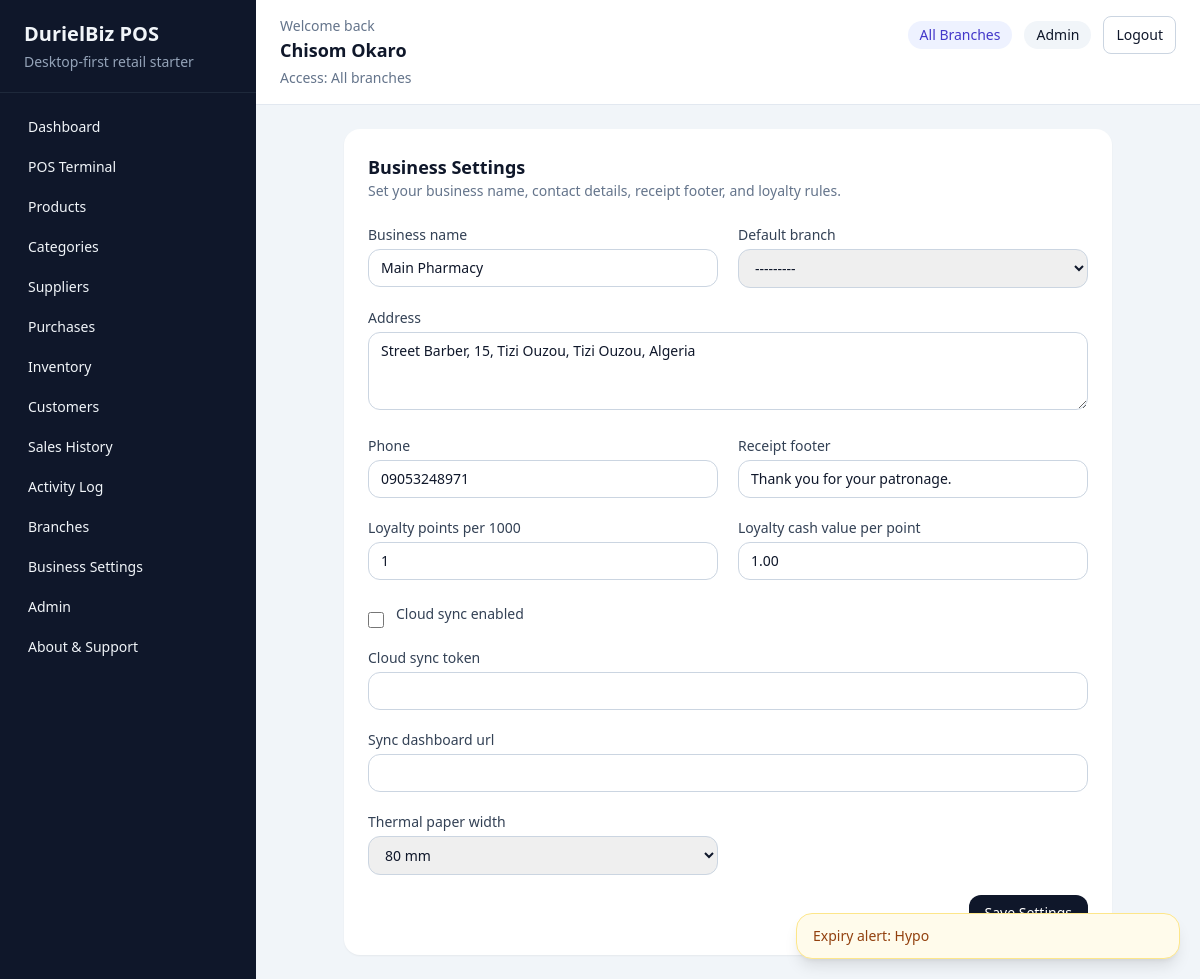
Page /settings/business/ (signed in) on the committed database.
### accounts/models.py (models this page shows, shortened)
class User(AbstractUser):
    class Role(models.TextChoices):
        ADMIN = "admin", "Admin"
        MANAGER = "manager", "Manager"
        CASHIER = "cashier", "Cashier"
        INVENTORY = "inventory", "Inventory Officer"
    role = models.CharField(max_length=20, choices=Role.choices, default=Role.CASHIER)
    phone_number = models.CharField(max_length=20, blank=True)
    branch = models.ForeignKey(
        "reports.Branch",
        on_delete=models.SET_NULL,
        related_name="users",
        null=True,
        blank=True,
    )

### reports/models.py (models this page shows, shortened)
class BusinessSettings(models.Model):
    class ThermalPaperWidth(models.TextChoices):
        MM58 = "58mm", "58 mm"
        MM80 = "80mm", "80 mm"
    business_name = models.CharField(max_length=255, default="DurielBiz POS")
    default_branch = models.ForeignKey(
        Branch,
        on_delete=models.SET_NULL,
        related_name="business_settings",
        blank=True,
        null=True,
    )
    address = models.TextField(blank=True)
    phone = models.CharField(max_length=30, blank=True)
    receipt_footer = models.CharField(max_length=255, blank=True, default="Thank you for your patronage.")
    loyalty_points_per_1000 = models.PositiveIntegerField(default=1)
    loyalty_cash_value_per_point = models.DecimalField(max_digits=8, decimal_places=2, default=Decimal("1.00"))
    cloud_sync_enabled = models.BooleanField(default=False)
    cloud_sync_token = models.CharField(max_length=120, blank=True)
    sync_dashboard_url = models.URLField(blank=True)
    thermal_paper_width = models.CharField(
        max_length=10,
        choices=ThermalPaperWidth.choices,
        default=ThermalPaperWidth.MM80,
    )
    updated_at = models.DateTimeField(auto_now=True)
    class Meta:
        verbose_name_plural = "business settings"
    @classmethod
    def get_solo(cls):
        settings, _ = cls.objects.get_or_create(pk=1)
        return settings

### reports/views.py (the view, shortened to what this page needs)
# urls.py: path("settings/business/", business_settings_view, name="business-settings"),
@login_required
@role_required(User.Role.ADMIN)
def business_settings_view(request):
    settings_obj = BusinessSettings.get_solo()
    form = BusinessSettingsForm(request.POST or None, instance=settings_obj)
    return render(request, "reports/business_settings.html", {"form": form})

### accounts/permissions.py (called while the page is built)
def role_required(*allowed_roles):
    def decorator(view_func):
        @wraps(view_func)
        def _wrapped_view(request, *args, **kwargs):
            if not request.user.is_authenticated:
                return redirect("accounts:login")
            if request.user.role not in allowed_roles:
                messages.error(request, "You do not have permission to access that page.")
                return redirect(get_role_home_url(request.user))
            if request.user.role != User.Role.ADMIN and not getattr(request.user, "branch_id", None):
                messages.error(request, "Your account is not assigned to a branch.")
                return redirect("accounts:logout")
            return view_func(request, *args, **kwargs)
        return _wrapped_view
    return decorator

### reports/context_processors.py (called while the page is built)
def business_settings(request):
    return {"business_settings": BusinessSettings.get_solo()}

### templates/reports/business_settings.html (shortened to what this page needs)
{% extends "base.html" %}
{% block content %}
    <section class="mx-auto max-w-3xl rounded-2xl bg-white p-6 shadow-sm">
        <div class="mb-6">
            <h3 class="text-lg font-semibold">Business Settings</h3>
            <p class="text-sm text-slate-500">Set your business name, contact details, receipt footer, and loyalty rules.</p>
        </div>
        <form method="post" class="grid gap-5 md:grid-cols-2">
            {% for field in form %}
                <div class="{% if field.name == 'address' or field.name == 'sync_dashboard_url' or field.name == 'cloud_sync_token' %}md:col-span-2{% endif %}">
                    {% if field.field.widget.input_type == 'checkbox' %}
                        <label class="flex items-center gap-3 text-sm font-medium text-slate-700">
                            {{ field }}
                            <span>{{ field.label }}</span>
                        </label>
                    {% else %}
                        <label class="block text-sm font-medium text-slate-700">{{ field.label }}</label>
                        {{ field }}
                    {% endif %}
                </div>
            {% endfor %}
            <div class="md:col-span-2 flex justify-end">
                <button class="rounded-xl bg-slate-900 px-4 py-2 text-sm text-white">Save Settings</button>
            </div>
        </form>
    </section>
{% endblock %}

### templates/base.html (shortened to what this page needs)
<!DOCTYPE html>
<html lang="en">
<head>
    <script src="https://cdn.tailwindcss.com"></script>
</head>
<body class="min-h-screen bg-slate-100 text-slate-900">
    <div class="flex min-h-screen">
        <aside class="hidden w-64 bg-slate-900 text-slate-100 lg:block">
            <div class="border-b border-slate-800 px-6 py-5">
                <h1 class="text-xl font-semibold">DurielBiz POS</h1>
                <p class="mt-1 text-sm text-slate-400">Desktop-first retail starter</p>
            </div>
            <nav class="space-y-1 px-4 py-4 text-sm">
                {% if request.user.role == 'admin' or request.user.role == 'cashier' or request.user.role == 'manager' %}
                    <a href="{% url 'reports:dashboard' %}" class="block rounded-lg px-3 py-2 hover:bg-slate-800">Dashboard</a>
                {% endif %}
                {% if request.user.role == 'admin' or request.user.role == 'cashier' %}
                    <a href="{% url 'sales:pos' %}" class="block rounded-lg px-3 py-2 hover:bg-slate-800">POS Terminal</a>
                {% endif %}
                {% if request.user.role == 'admin' or request.user.role == 'inventory' %}
                    <a href="{% url 'products:list' %}" class="block rounded-lg px-3 py-2 hover:bg-slate-800">Products</a>
                    <a href="{% url 'products:category-list' %}" class="block rounded-lg px-3 py-2 hover:bg-slate-800">Categories</a>
                    <a href="{% url 'suppliers:list' %}" class="block rounded-lg px-3 py-2 hover:bg-slate-800">Suppliers</a>
                    <a href="{% url 'purchases:list' %}" class="block rounded-lg px-3 py-2 hover:bg-slate-800">Purchases</a>
                    <a href="{% url 'inventory:overview' %}" class="block rounded-lg px-3 py-2 hover:bg-slate-800">Inventory</a>
                {% endif %}
                {% if request.user.role == 'admin' %}
                    <a href="{% url 'sales:customer-list' %}" class="block rounded-lg px-3 py-2 hover:bg-slate-800">Customers</a>
                    <a href="{% url 'sales:history' %}" class="block rounded-lg px-3 py-2 hover:bg-slate-800">Sales History</a>
                    <a href="{% url 'accounts:activity-log' %}" class="block rounded-lg px-3 py-2 hover:bg-slate-800">Activity Log</a>
                    <a href="{% url 'reports:branch-list' %}" class="block rounded-lg px-3 py-2 hover:bg-slate-800">Branches</a>
                    <a href="{% url 'reports:business-settings' %}" class="block rounded-lg px-3 py-2 hover:bg-slate-800">Business Settings</a>
                    <a href="{% url 'accounts:admin-center' %}" class="block rounded-lg px-3 py-2 hover:bg-slate-800">Admin</a>
                {% endif %}
                <a href="{% url 'accounts:about-support' %}" class="block rounded-lg px-3 py-2 hover:bg-slate-800">About & Support</a>
            </nav>
        </aside>
        <main class="flex-1">
            <header class="border-b border-slate-200 bg-white">
                <div class="flex flex-wrap items-start justify-between gap-4 px-4 py-4 sm:px-6">
                    <div class="flex items-start gap-3">
                        <div>
                        <p class="text-sm text-slate-500">Welcome back</p>
                        <h2 class="text-lg font-semibold">{{ request.user.get_full_name|default:request.user.username }}</h2>
                        <p class="mt-1 text-sm text-slate-500">
                            {% if request.user.role == 'admin' %}
                                Access: All branches
                            {% elif request.user.branch %}
                                Branch: {{ request.user.branch.name }}
                            {% else %}
                                Branch: Not assigned
                            {% endif %}
                        </p>
                    </div>
                    </div>
                    <div class="flex flex-wrap items-center justify-end gap-3 text-sm">
                        {% if request.user.role == 'admin' %}
                            <span class="rounded-full bg-indigo-50 px-3 py-1 text-indigo-700">All Branches</span>
                        {% elif request.user.branch %}
                            <span class="rounded-full bg-emerald-50 px-3 py-1 text-emerald-700">{{ request.user.branch.name }}</span>
                        {% endif %}
                        <span class="rounded-full bg-slate-100 px-3 py-1">{{ request.user.get_role_display|default:"User" }}</span>
                        <form method="post" action="{% url 'accounts:logout' %}">
                            <button class="rounded-lg border border-slate-300 px-3 py-2 hover:bg-slate-50">Logout</button>
                        </form>
                    </div>
                </div>
            </header>
            <div class="px-6 py-6">
                {% block content %}{% endblock %}
            </div>
        </main>
    </div>
    <div id="toastContainer" class="fixed bottom-5 right-5 z-50 flex w-full max-w-sm flex-col gap-3"></div>
</body>
</html>

### rows in the picture
User: user.get_full_name "Chisom Okaro", user.role "Admin"
BusinessSettings: form "Main Pharmacy" "---------" "Street Barber, 15, Tizi Ouzou, Tizi Ouzou, Algeria" "09053248971" "Thank you for your patronage." "1" "1.00" "80 mm"

### other values in the picture
{{ field.label }} "Business name" "Default branch" "Address" "Phone" "Receipt footer" "Loyalty points per 1000" "Loyalty cash value per point" "Cloud sync token" "Sync dashboard url" "Thermal paper width"
{{ field.label }} "Cloud sync enabled"
